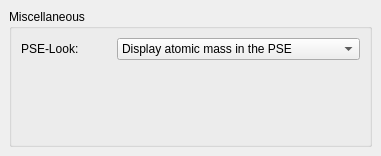
<ui version="4.0" >
 <author></author>
 <comment></comment>
 <exportmacro></exportmacro>
 <class>setupMisc</class>
 <widget class="QWidget" name="setupMisc" >
  <property name="geometry" >
   <rect>
    <x>0</x>
    <y>0</y>
    <width>381</width>
    <height>156</height>
   </rect>
  </property>
  <layout class="QVBoxLayout" >
   <property name="margin" >
    <number>9</number>
   </property>
   <property name="spacing" >
    <number>6</number>
   </property>
   <item>
    <widget class="QGroupBox" name="groupBox" >
     <property name="title" >
      <string>Miscellaneous</string>
     </property>
     <layout class="QVBoxLayout" >
      <property name="margin" >
       <number>9</number>
      </property>
      <property name="spacing" >
       <number>6</number>
      </property>
      <item>
       <layout class="QHBoxLayout" >
        <property name="margin" >
         <number>0</number>
        </property>
        <property name="spacing" >
         <number>6</number>
        </property>
        <item>
         <widget class="QLabel" name="label1" >
          <property name="text" >
           <string>PSE-Look:</string>
          </property>
         </widget>
        </item>
        <item>
         <widget class="KComboBox" name="kcfg_pselook" >
          <item>
           <property name="text" >
            <string>Display atomic mass in the PSE</string>
           </property>
          </item>
          <item>
           <property name="text" >
            <string>Display only the number of the element</string>
           </property>
          </item>
         </widget>
        </item>
       </layout>
      </item>
      <item>
       <spacer>
        <property name="orientation" >
         <enum>Qt::Vertical</enum>
        </property>
        <property name="sizeType" >
         <enum>QSizePolicy::Expanding</enum>
        </property>
        <property name="sizeHint" >
         <size>
          <width>61</width>
          <height>20</height>
         </size>
        </property>
       </spacer>
      </item>
     </layout>
    </widget>
   </item>
  </layout>
 </widget>
 <layoutdefault spacing="6" margin="11" />
  <customwidgets>
  <customwidget>
   <class>KComboBox</class>
   <extends>QComboBox</extends>
   <header>kcombobox.h</header>
  </customwidget>
 </customwidgets>
 <resources/>
 <connections/>
</ui>
